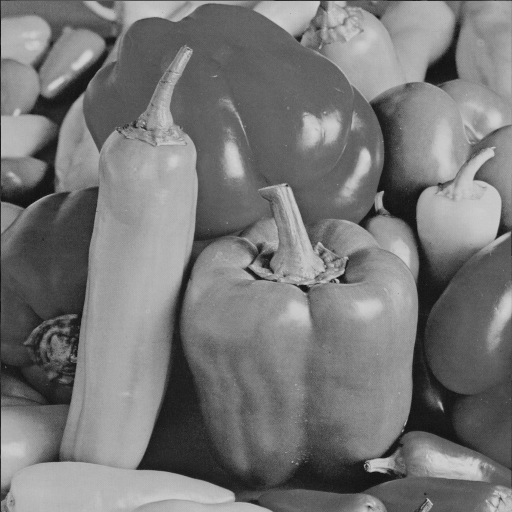
%> input picture 1_dwt/peppers.tif, 512 x 512 px
$ octave encoder_dwt.m   (GNU Octave 9; MATLAB toolbox functions it lacks are replaced by stand-ins)
%> lines starting %> are read from the running program, lines starting %| are printed output that depends on the picture
### 1_dwt/embed.m
function [result] = embed(image, watermark, alpha)
    img_dim = size(image,1);
    image = image(:); % convert matrix to array
    watermark = watermark(:); % convert matrix to array
    for index = 1:size(watermark)
        image(index) = image(index) + alpha * watermark(index) * image(index); % operation on corresponding image and watermark values
    end

    result = reshape(image,[img_dim,img_dim]); % convert array to matrix
end

### 1_dwt/encoder_dwt.m
clear all;

img = imread("peppers.tif"); % load image without watermark
%> img is the input picture: size 512x512 uint8; min 16, max 211, mean 119.3
load('watermark.mat'); % load watermark

% discrete wavelet transforms
[a1,h1,v1,d1] = dwt2(img, "db2", "mode", "per");    % level 1
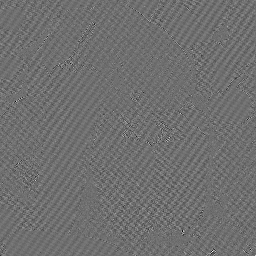
%> d1: size 256x256 double; min -40.79, max 52.41, mean 0; drawn with min black and max white
[a2,h2,v2,d2] = dwt2(a1, "db2", "mode", "per");     % level 2
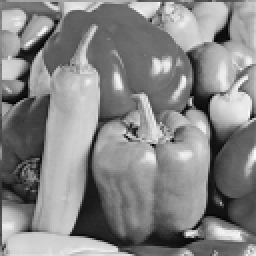
%> a2: size 128x128 double (shown 2 times larger); min 45.12, max 865.6, mean 477; drawn with min black and max white
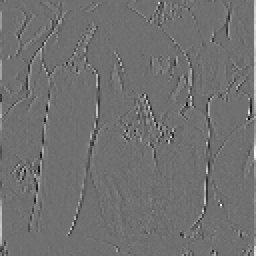
%> v2: size 128x128 double (shown 2 times larger); min -156.5, max 199.5, mean 0.8; drawn with min black and max white
[a3,h3,v3,d3] = dwt2(a2, "db2", "mode", "per");     % level 3
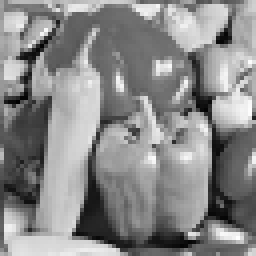
%> a3: size 64x64 double (shown 4 times larger); min 104.9, max 1680.5, mean 954; drawn with min black and max white
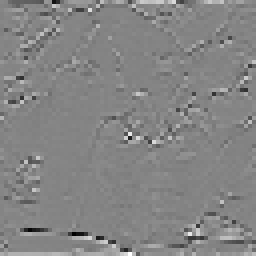
%> h3: size 64x64 double (shown 4 times larger); min -398.3, max 369, mean 1.7; drawn with min black and max white
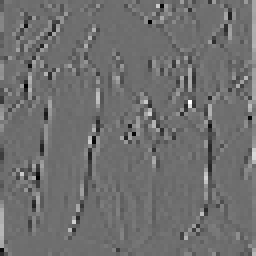
%> v3: size 64x64 double (shown 4 times larger); min -333.2, max 434.6, mean 2.3; drawn with min black and max white
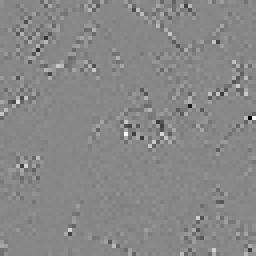
%> d3: size 64x64 double (shown 4 times larger); min -248.9, max 219.9, mean 0.1; drawn with min black and max white

alpha = 0.2; % watermark strength

% embed watermarks
h3 = embed(h3,w1,alpha);
%> in embed, `image = image(:);`: image = 4096 values, max 369 at index 2112, min -398.3 at index 1211, mean 1.67
%> after the loop in embed, `for index = 1:size(watermark)`: image = 4096 values, max 345.6 at index 2112, min -434.7 at index 506, mean 1.62
v3 = embed(v3,w2,alpha);
d3 = embed(d3,w3,alpha);

% inverse discrete wavelet transforms
dwt_inverse_L3 = idwt2(a3, h3, v3, d3, "db2", "mode", "per");               % level 2
dwt_inverse_L2 = idwt2(dwt_inverse_L3, h2, v2, d2, "db2", "mode", "per");   % level 1
dwt_inverse_L1 = idwt2(dwt_inverse_L2, h1, v1, d1, "db2", "mode", "per");   % spatial domain

dwt_inverse = uint8(dwt_inverse_L1); % convert values to 8bit unsigned integers

% [4 lines of commented-out code are left out]

imwrite(dwt_inverse, "watermark.tif"); % save watermarked image
